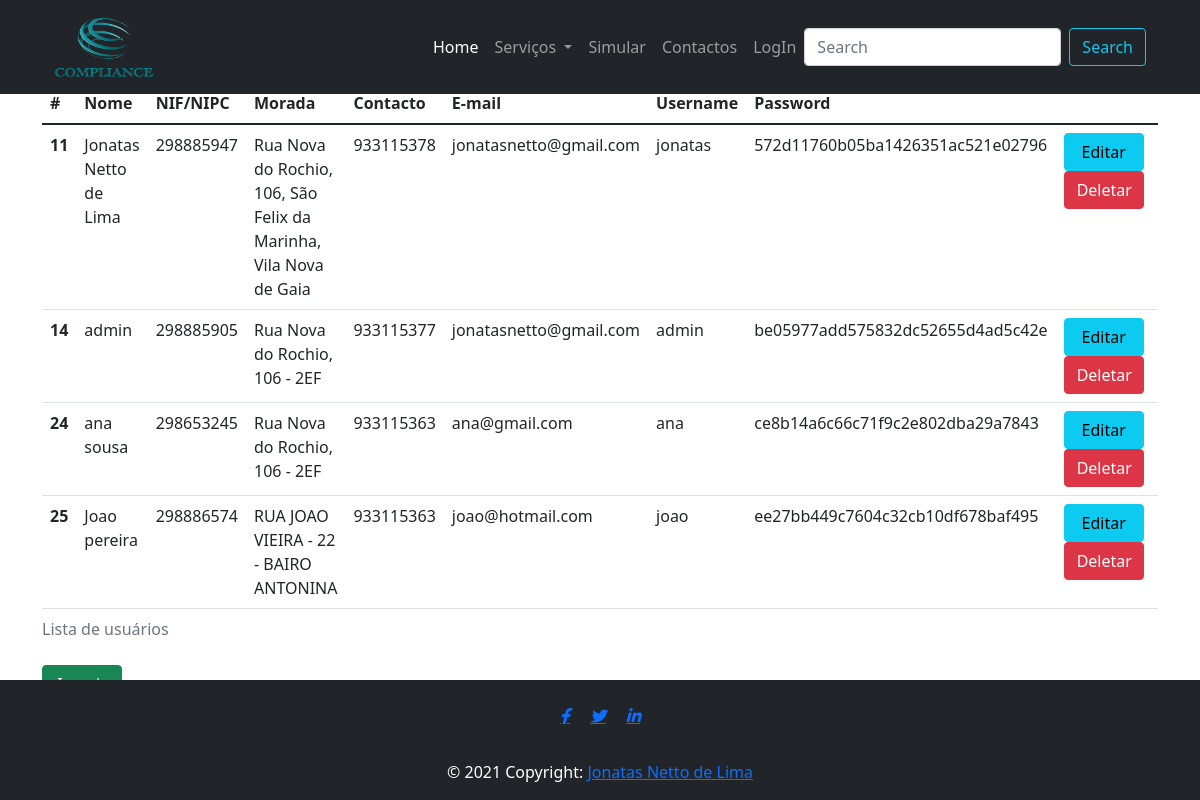
Screenshot of /gestaousuarios.php with the database file from the repository.
### tables this page shows
CREATE TABLE `usuarios` (
  `id_user` int NOT NULL AUTO_INCREMENT,
  `nome` varchar(50) NOT NULL,
  `NIF_NIPC` decimal(9,0) NOT NULL,
  `morada` varchar(80) NOT NULL,
  `contacto` decimal(9,0) NOT NULL,
  `email` varchar(40) NOT NULL,
  `username` varchar(20) NOT NULL,
  `password` varchar(80) NOT NULL,
  PRIMARY KEY (`id_user`)
);

### data_base/selectallusers.php (the view, shortened to what this page needs)
<?php
    include('bd.php');
    $stmt = $conn->query("SELECT * FROM usuarios");
    while ($row = $stmt->fetch_array()) {
        echo "<tr>";
        echo "<th>" . $row['id_user'] . "</th>";
        echo "<td>" . $row['nome'] .  "</td>";
        echo "<td>" . $row['NIF_NIPC'] . "</td>";
        echo "<td>" . $row['morada'] . "</td>";
        echo "<td>" . $row['contacto'] . "</td>";
        echo "<td>" . $row['email'] . "</td>";
        echo "<td>" . $row['username'] . "</td>";
        echo "<td>" . $row['password'] . "</td>";
        ?>
        <td width="185">
            <a href="updateusers.php?id_user=<?php echo $row['id_user']; ?>" class="btn btn-info" style="width: 80px;">Editar</a>
            <a href="deleteusers.php?id_user=<?php echo $row['id_user']; ?>" class="btn btn-danger" style="width: 80px;">Deletar</a>
        </td>
    <?php
    }
?>

### gestaousuarios.php (shortened to what this page needs)
<!DOCTYPE html>
<html>
    <link href="https://cdn.jsdelivr.net/npm/bootstrap@5.1.2/dist/css/bootstrap.min.css" rel="stylesheet">
    <?php
        if(isset($_SESSION['username']) == FALSE){
            include('pages/header.php');
        }elseif($_SESSION['username']=="admin"){
            include('pages/headerAdmin.php');
        }else{
            include('pages/headerUser.php');
        }
    ?>
    <body>
        <br><br>
        <div class="container">
            <div class="row">
                <div class="table-responsive-sm">
                    <table class="table">
                        <caption>Lista de usuários</caption>
                        <thead>
                            <tr>
                                <th scope="col">#</th>
                                <th scope="col">Nome</th>
                                <th scope="col">NIF/NIPC</th>
                                <th scope="col">Morada</th>
                                <th scope="col">Contacto</th>
                                <th scope="col">E-mail</th>
                                <th scope="col">Username</th>
                                <th scope="col">Password</th>
                            </tr>
                        </thead>
                        <tbody>
                            <?php include('data_base/selectallusers.php'); ?>
                        </tbody>
                    </table>
                </div>
            </div>
            <a class="btn btn-success" style="width: 80px;" href="inserirusuarios.php" role="button">Inserir</a>
        </div>
        <br>
    </body>
    <div class="footer">
        <?php include('pages/footer.php');?>
    </div>
</html>

### pages/header.php (shortened to what this page needs)
<html>
<!DOCTYPE html>
    <head>
        <link href="https://cdn.jsdelivr.net/npm/bootstrap@5.1.2/dist/css/bootstrap.min.css" rel="stylesheet">
        <link rel="stylesheet" href="https://cdnjs.cloudflare.com/ajax/libs/font-awesome/6.0.0-beta2/css/brands.min.css"
 />
        <nav class="navbar col-12 fixed-top navbar-expand-lg navbar-dark bg-dark">
            <div class="container-fluid p-1 col-11">
                <a class="navbar-brand m-auto" href="index.php"><img src="img/logo.png" width="100px" height="60px"></a>
                <div class="collapse navbar-collapse" id="navbarSupportedContent">
                    <ul class="navbar-nav ms-auto mb-2 mb-lg-0">
                        <li class="nav-item">
                            <a class="nav-link active" aria-current="page" href="index.php">Home</a>
                        </li>
                        <li class="nav-item dropdown">
                            <a class="nav-link dropdown-toggle" href="#" id="navbarDropdown" role="button"
                                data-bs-toggle="dropdown" aria-expanded="false">
                                Serviços
                            </a>
                        </li>
                        <li class="nav-item">
                            <a class="nav-link" href="simular.php">Simular</a>
                        </li>
                        <li class="nav-item">
                            <a class="nav-link" href="contactos.php">Contactos</a>
                        </li>
                        <li class="nav-item">
                            <a class="nav-link" href="acesso.php">LogIn</a>
                        </li>
                    </ul>
                    <form class="d-flex">
                        <input class="form-control me-2" type="search" placeholder="Search" aria-label="Search">
                        <button class="btn btn-outline-info" type="submit">Search</button>
                    </form>
                </div>
            </div>
        </nav>
    </head>
</html>

### pages/footer.php (shortened to what this page needs)
<!DOCTYPE html>
<html lang="en">
  <link href="https://cdn.jsdelivr.net/npm/bootstrap@5.1.2/dist/css/bootstrap.min.css" rel="stylesheet">
    <footer class="page-footer font-small bg-dark pt-4">
        <div class="container">
            <ul class="list-unstyled list-inline text-center">
                <li class="list-inline-item">
                    <a class="btn-floating btn-fb mx-1" href="https://www.facebook.com/jonatasnetto">
                    <i class="fab fa-facebook-f"> </i>
                    </a>
                </li>
                <li class="list-inline-item">
                    <a class="btn-floating btn-tw mx-1" href="https://twitter.com/Jonatasnlima">
                    <i class="fab fa-twitter"> </i>
                    </a>
                </li>
                <li class="list-inline-item">
                    <a class="btn-floating btn-li mx-1" href="https://www.linkedin.com/in/jonatasnetto/">
                    <i class="fab fa-linkedin-in"> </i>
                    </a>
                </li>
            </ul>
        </div>
        <div class="footer-copyright text-center text-white py-3">© 2021 Copyright:
            <a href="https://www.linkedin.com/in/jonatasnetto/"> Jonatas Netto de Lima</a>
        </div>
    </footer>
</html>

### gestaousuarios.php (style rules this page uses)
footer { position: fixed; bottom:0; left:0; width:100%; }

### rows the page displays
usuarios: id_user "11", nome "Jonatas Netto de Lima", NIF_NIPC "298885947", morada "Rua Nova do Rochio, 106, São Felix da Marinha, Vila Nova de Gaia", contacto "933115378", email "jonatasnetto@gmail.com", username "jonatas", password "572d11760b05ba1426351ac521e02796"
usuarios: id_user "14", nome "admin", NIF_NIPC "298885905", morada "Rua Nova do Rochio, 106 - 2EF", contacto "933115377", email "jonatasnetto@gmail.com", username "admin", password "be05977add575832dc52655d4ad5c42e"
usuarios: id_user "24", nome "ana sousa", NIF_NIPC "298653245", morada "Rua Nova do Rochio, 106 - 2EF", contacto "933115363", email "ana@gmail.com", username "ana", password "ce8b14a6c66c71f9c2e802dba29a7843"
usuarios: id_user "25", nome "Joao pereira", NIF_NIPC "298886574", morada "RUA JOAO VIEIRA - 22 - BAIRO ANTONINA", contacto "933115363", email "joao@hotmail.com", username "joao", password "ee27bb449c7604c32cb10df678baf495"
